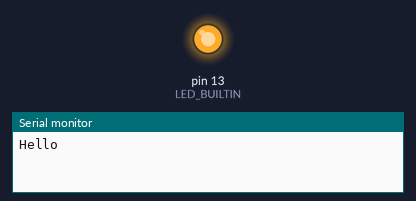
Recording of a sketch running on a simulated Arduino Uno, built with avr-gcc and run on an emulated ATmega328P. Shown: output pins drawn as LEDs (lit = HIGH), the last lines printed to the serial monitor.

Above: at 0.5 s.
At 6.6 s:
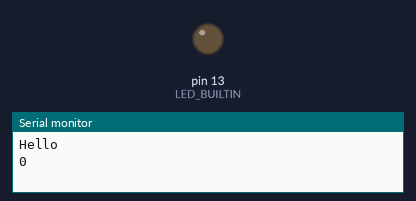
Timing chart, 0 to 8.7 s (numbered marks = the images above):
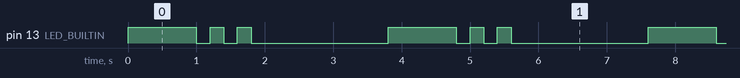

Measured:
- by itself, pin 13 (LED_BUILTIN): repeats every 3.8 s: 2 × (LOW 0.20 s, HIGH 0.20 s), LOW 2.0 s, HIGH 1.0 s
- by itself, everything shown: repeats every 3.8 s, in 6 steps

The sketch:

ResetCli.ino
```cpp
int i = 0;

// Reset Arduino board as start counter
void setup() {
  // put your setup code here, to run once:
  Serial.begin(9600);
  Serial.println("");
  Serial.println("Hello");
  pinMode(LED_BUILTIN, OUTPUT);
}

void loop() {
  // run repeatedly

  // LED: HHHHH HH HH
  digitalWrite(LED_BUILTIN, HIGH);
  delay(1000);

  digitalWrite(LED_BUILTIN, LOW);
  delay(200);

  digitalWrite(LED_BUILTIN, HIGH);
  delay(200);

  digitalWrite(LED_BUILTIN, LOW);
  delay(200);

  digitalWrite(LED_BUILTIN, HIGH);
  delay(200);

  digitalWrite(LED_BUILTIN, LOW);
  delay(1000);

  Serial.println(i);
  i++;
  delay(1000);
}
```
